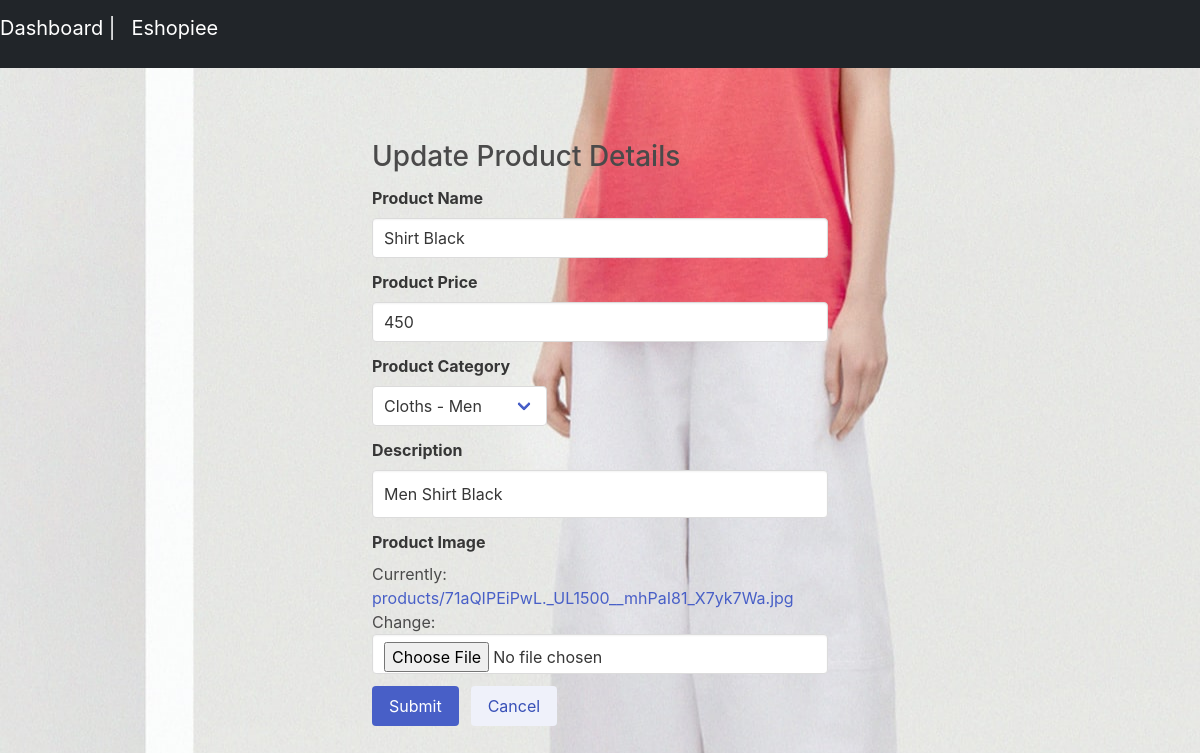
Page /dash/1/update on the committed database.
### store/models.py (models this page shows, shortened)
class Product(models.Model):
    name = models.CharField(max_length=50)
    price = models.IntegerField(default=0)
    category = models.ForeignKey(Category, on_delete=models.CASCADE, default=1)
    description = models.CharField(max_length=200,default='',blank=True)
    image = models.ImageField(upload_to='products/')
    submitted_at = models.DateTimeField(auto_now_add=True)
    updated_at = models.DateTimeField(auto_now=True)

### adminpanel/views.py (the view)
# urls.py: path('<pk>/update',ProductUpdate.as_view(),name='update'),
class ProductUpdate(UpdateView):
	template_name= 'product_update.html'
	model= Product
	fields = ['name','price','category','description','image']
	success_url= '/dash/listproduct'

### store/models.py (called while the page is built)
    def __str__(self):
        return self.name

### adminpanel/templates/product_update.html (shortened to what this page needs)
{% extends 'base1.html' %}
{% load static %}
{% load widget_tweaks %}
  {% block content %}
  <link rel="stylesheet" href="https://cdn.jsdelivr.net/npm/bulma@0.8.0/css/bulma.min.css">
</head>
<body style="background-image: url({% static 'c.jpg' %});">
  <section class="section">
    <div class="container">
		<form method='post' enctype="multipart/form-data">
      <div class="columns">
        <div class="column is-half is-offset-one-quarter">
            <div class="field">
				<p class="h3">Update Product Details</p>
			  </div>
          <div class="field">
            <label class="label">Product Name</label>
            <div class="control">
              {% render_field form.name class="input" placeholder="Product name" %}
            </div>
          </div>
		  <div class="field">
            <label class="label">Product Price</label>
            <div class="control">
                {% render_field form.price class="input" placeholder="Product Price" %}
            </div>
          </div>
		  <div class="field">
            <label class="label">Product Category</label>
            <div class="control">
              <div class="select">
                {% render_field form.category %}
              </div>
            </div>
          </div>
		  <div class="field">
            <label class="label">Description</label>
            <div class="control">
              {% render_field form.description rows="10" placeholder="Product Description" class+="textarea" %}
            </div>
          </div>
          <div class="field">
            <label class="label">Product Image</label>
            <div class="control">
              {% render_field form.image class="input" placeholder="you@email.com" %}
            </div>
          </div>
          <div class="field is-grouped">
            <div class="control">
              <button type="submit" class="button is-link">Submit</button>
            </div>
            <div class="control">
              <button class="button is-link is-light">Cancel</button>
            </div>
          </div>
        </div>
      </div>
	</form>
    </div>
  </section>
</body>
{% endblock %}

### static/css/product.css (style rules this page uses)
body { margin-top:20px; background:#FAFAFA; }

### rows in the picture
Product: name "Shirt Black", price "450", category "Cloths - Men", description "Men Shirt Black"
